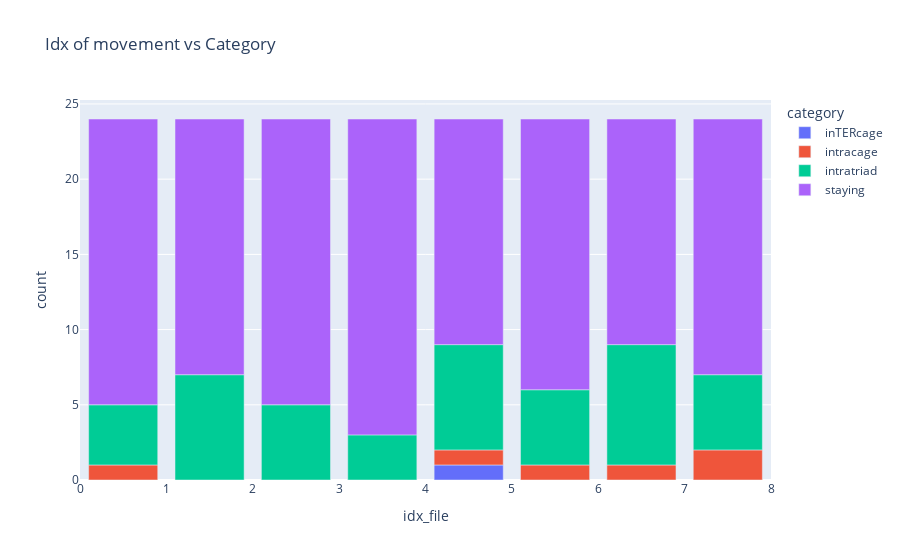

This figure's notebook cell:
### Code cell
if proceed_NEB == "True":
    df = Movement.TupleCage.get_and_plot_df_movement_category_counted(df_movement)
    print(df.sum())

### Figure 1 — Plotly figure (JSON) as saved in the notebook; plotly's stock layout.template omitted (floating-point values rounded to 4 significant figures)
{"data": [{"alignmentgroup": "True", "hovertemplate": "category=inTERcage<br>idx_file=%{x}<br>count=%{y}<extra></extra>", "legendgroup": "inTERcage", "marker": {"color": "#636efa", "pattern": {"shape": ""}}, "name": "inTERcage", "offsetgroup": "inTERcage", "orientation": "v", "showlegend": true, "textposition": "auto", "type": "bar", "x": [0.5, 1.5, 2.5, 3.5, 4.5, 5.5, 6.5, 7.5], "xaxis": "x", "y": [0, 0, 0, 0, 1, 0, 0, 0], "yaxis": "y"}, {"alignmentgroup": "True", "hovertemplate": "category=intracage<br>idx_file=%{x}<br>count=%{y}<extra></extra>", "legendgroup": "intracage", "marker": {"color": "#EF553B", "pattern": {"shape": ""}}, "name": "intracage", "offsetgroup": "intracage", "orientation": "v", "showlegend": true, "textposition": "auto", "type": "bar", "x": [0.5, 1.5, 2.5, 3.5, 4.5, 5.5, 6.5, 7.5], "xaxis": "x", "y": [1, 0, 0, 0, 1, 1, 1, 2], "yaxis": "y"}, {"alignmentgroup": "True", "hovertemplate": "category=intratriad<br>idx_file=%{x}<br>count=%{y}<extra></extra>", "legendgroup": "intratriad", "marker": {"color": "#00cc96", "pattern": {"shape": ""}}, "name": "intratriad", "offsetgroup": "intratriad", "orientation": "v", "showlegend": true, "textposition": "auto", "type": "bar", "x": [0.5, 1.5, 2.5, 3.5, 4.5, 5.5, 6.5, 7.5], "xaxis": "x", "y": [4, 7, 5, 3, 7, 5, 8, 5], "yaxis": "y"}, {"alignmentgroup": "True", "hovertemplate": "category=staying<br>idx_file=%{x}<br>count=%{y}<extra></extra>", "legendgroup": "staying", "marker": {"color": "#ab63fa", "pattern": {"shape": ""}}, "name": "staying", "offsetgroup": "staying", "orientation": "v", "showlegend": true, "textposition": "auto", "type": "bar", "x": [0.5, 1.5, 2.5, 3.5, 4.5, 5.5, 6.5, 7.5], "xaxis": "x", "y": [19, 17, 19, 21, 15, 18, 15, 17], "yaxis": "y"}], "layout": {"barmode": "relative", "legend": {"title": {"text": "category"}, "tracegroupgap": 0}, "title": {"text": "Idx of movement vs Category"}, "xaxis": {"anchor": "y", "domain": [0, 1], "title": {"text": "idx_file"}}, "yaxis": {"anchor": "x", "domain": [0, 1], "title": {"text": "count"}}}}
